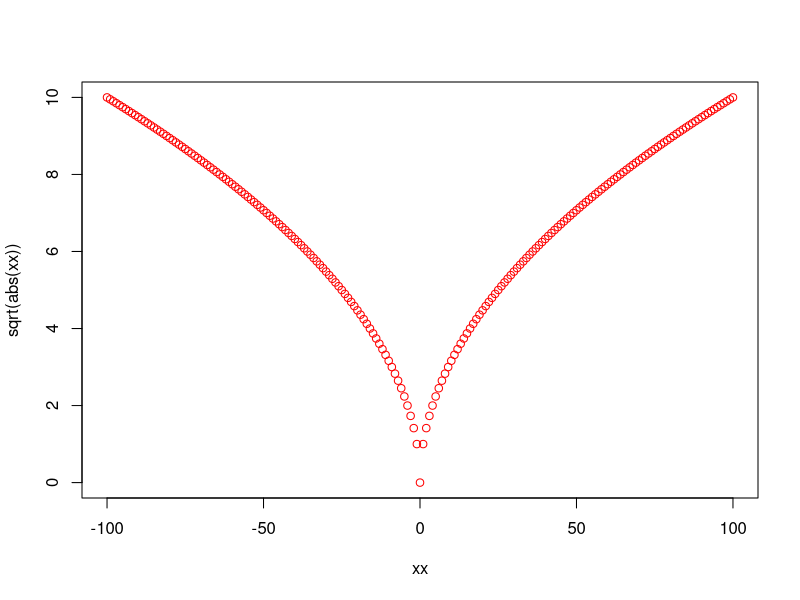

The R script that drew this image:
pdf("//Users/arghyakusumdas/Documents/MyGitProjects/MyIeeeAccessPaper/IEEEtran/IEEEtran/Figures/ModelFigures/beta_io_Delta.pdf")
g <- 1

#x <- seq(0, 100, by=.0001)

#y <- sqrt(g/x)
#plot(x, y, col='black', lwd=2, lty=1, type="l", xaxt="n", xlim=c(0, 100), ylim=c(0,100),
#xlab="Application's I/O balance",
#ylab="System's I/O balance")
#ticks <- seq(0, 10, by=1)
#labels <- sapply(ticks, function(i) as.expression(bquote(10* .(i))))
#axis(1, at=c(0,10,20,30,40,50,60,70,80,90,100), labels=labels)

require(stats) # for spline
require(graphics)
xx <- -100:100
plot(xx, sqrt(abs(xx)),  col = "red")
lines(spline(xx, sqrt(g/abs(xx)), n=101), col = "pink")